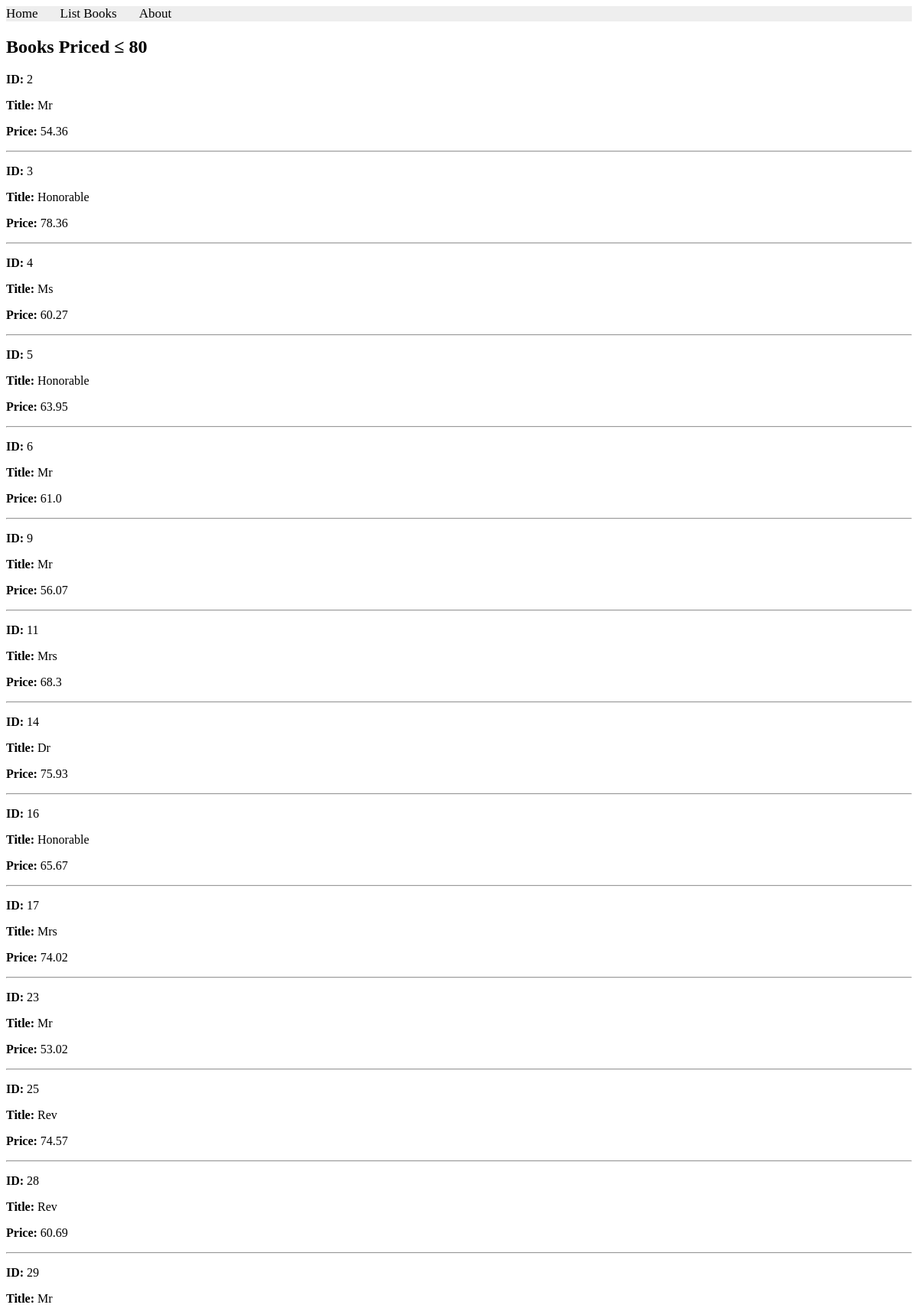
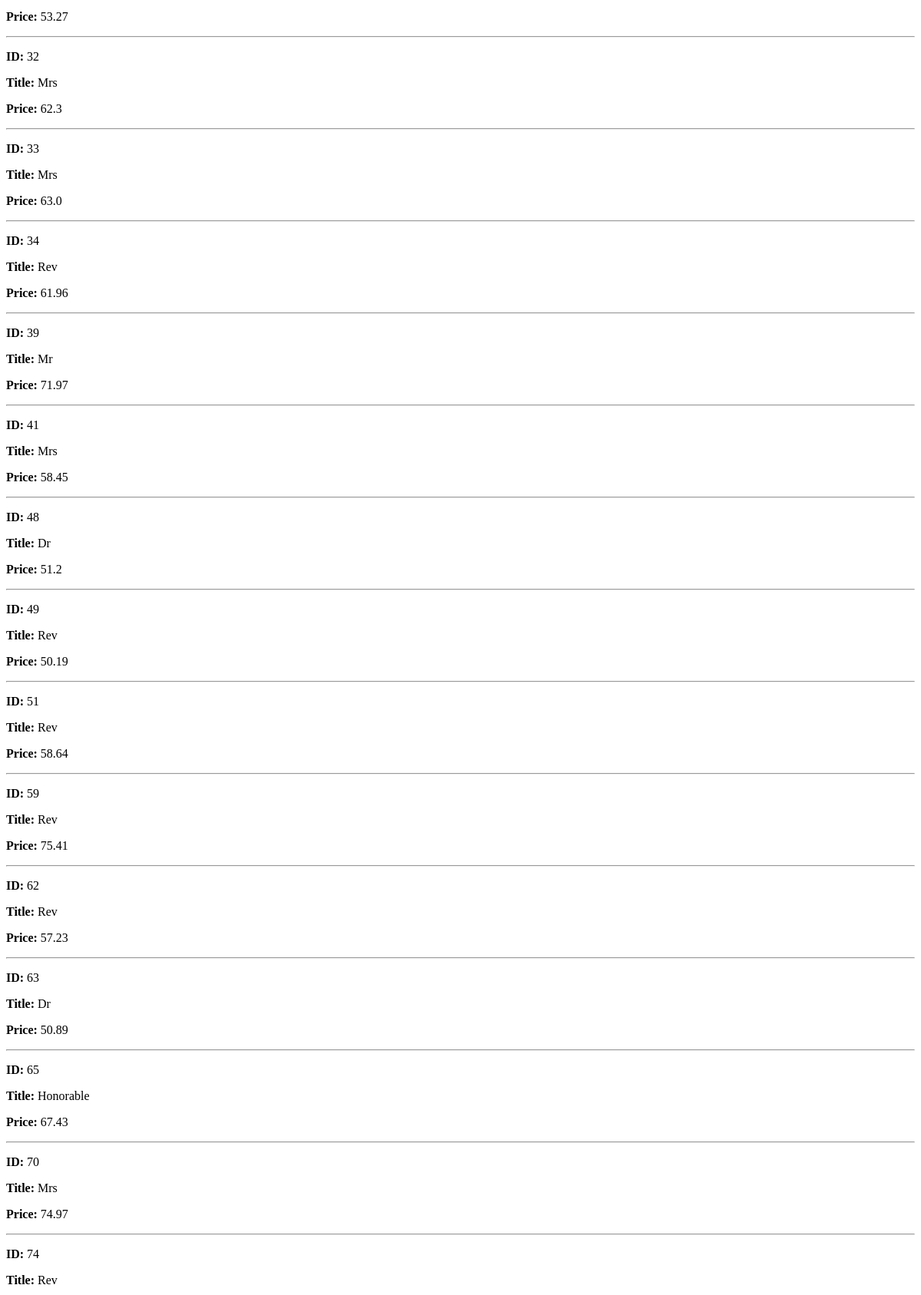
The page /books/lab8/task1 (upper part) on the database its author committed (2 pictures, top to bottom).
### apps/bookmodule/models.py (models this page shows, shortened)
class Book(models.Model):
    title = models.CharField(max_length=50)
    author = models.CharField(max_length=50)
    price = models.FloatField(default=0.0)
    edition = models.SmallIntegerField(default=1)

### apps/bookmodule/views.py (the view)
# urls.py: path('lab8/task1', views.lab8_task1, name='lab8_task1'),
def lab8_task1(request):
    books = Book.objects.filter(Q(price__lte=80))
    return render(request, 'bookmodule/lab8_task1.html', {'books': books})

### apps/templates/bookmodule/lab8_task1.html
{% extends "layouts/base.html" %}
{% block content %}
<h2>Books Priced ≤ 80</h2>
{% for book in books %}
    <p><strong>ID:</strong> {{ book.id }}</p>
    <p><strong>Title:</strong> {{ book.title }}</p>
    <p><strong>Price:</strong> {{ book.price }}</p>
    <hr>
{% empty %}
    <p>No books found with price ≤ 80.</p>
{% endfor %}
{% endblock %}

### rows shown on the page
Book: id "2", title "Mr", price "54.36"
Book: id "3", title "Honorable", price "78.36"
Book: id "4", title "Ms", price "60.27"
Book: id "5", title "Honorable", price "63.95"
Book: id "6", title "Mr", price "61.0"
Book: id "9", title "Mr", price "56.07"
Book: id "11", title "Mrs", price "68.3"
Book: id "14", title "Dr", price "75.93"
Book: id "16", title "Honorable", price "65.67"
Book: id "17", title "Mrs", price "74.02"
Book: id "23", title "Mr", price "53.02"
Book: id "25", title "Rev", price "74.57"
Book: id "28", title "Rev", price "60.69"
Book: id "29", title "Mr", price "53.27"
Book: id "32", title "Mrs", price "62.3"
Book: id "33", title "Mrs", price "63.0"
Book: id "34", title "Rev", price "61.96"
Book: id "39", title "Mr", price "71.97"
Book: id "41", title "Mrs", price "58.45"
Book: id "48", title "Dr", price "51.2"
Book: id "49", title "Rev", price "50.19"
Book: id "51", title "Rev", price "58.64"
Book: id "59", title "Rev", price "75.41"
Book: id "62", title "Rev", price "57.23"
Book: id "63", title "Dr", price "50.89"
Book: id "65", title "Honorable", price "67.43"
Book: id "70", title "Mrs", price "74.97"
Book: id "74", title "Rev"
